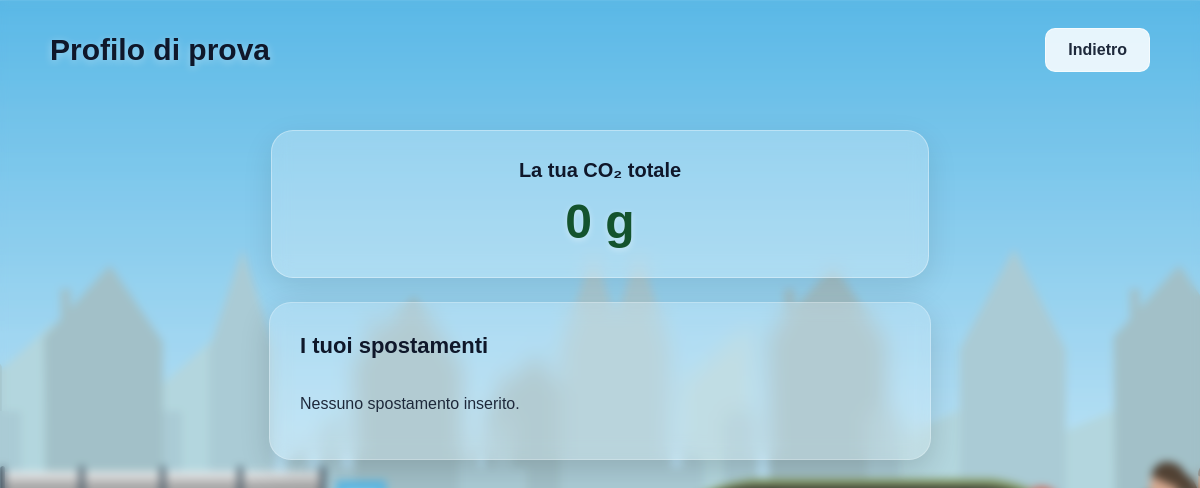
Before: /pages/profilo.php (signed in) with the older database file.
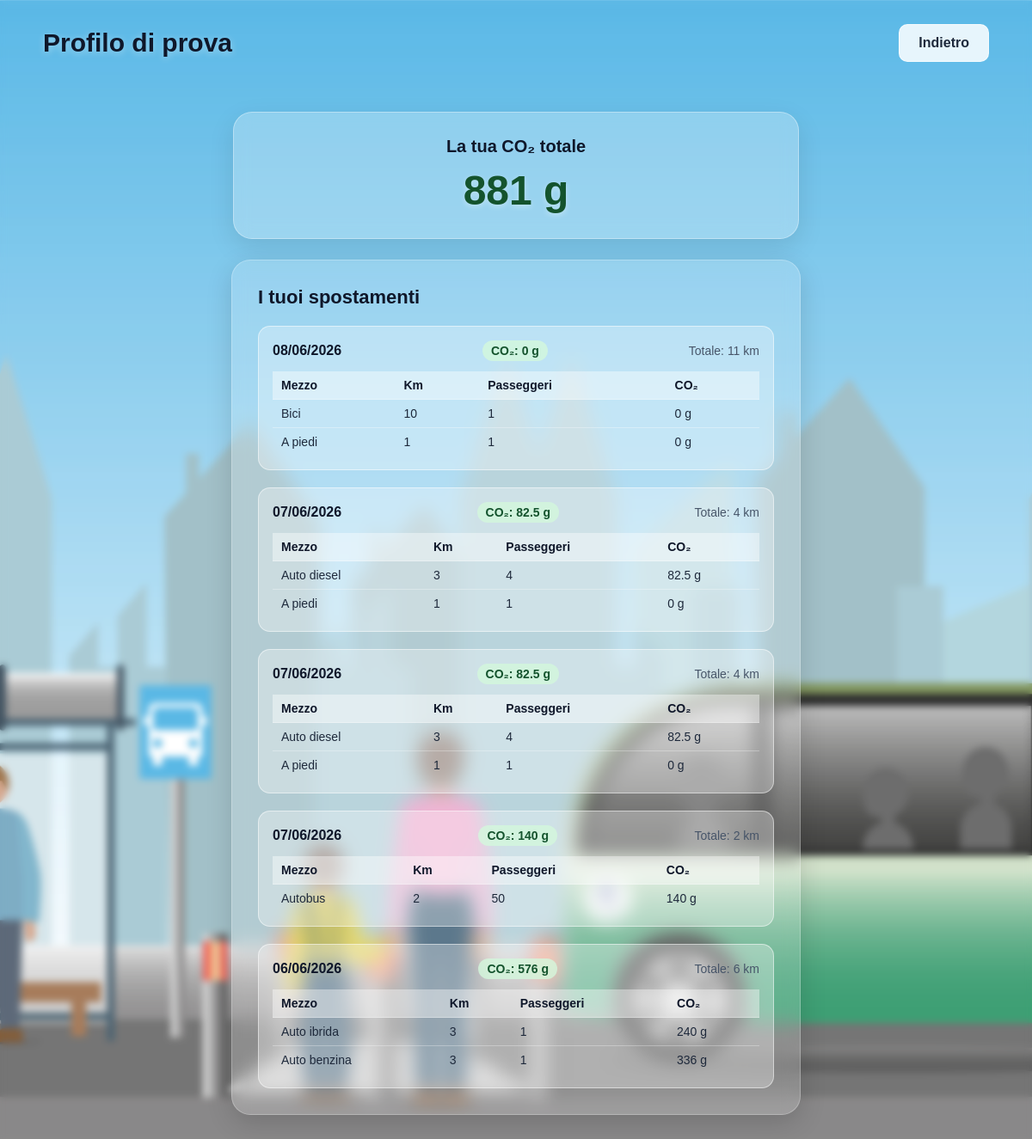
After: the same page with the newer database file.
### tables this page shows
CREATE TABLE `viaggi` (
  `id` int(11) NOT NULL,
  `data` date DEFAULT NULL
);

CREATE TABLE `tratte` (
  `id` int(11) NOT NULL,
  `data` date NOT NULL,
  `distanza_km` int(11) NOT NULL,
  `passeggeri` int(11) NOT NULL,
  `co2` float NOT NULL,
  `id_mezzo` int(11) NOT NULL,
  `riempimento_bus` enum('vuoto','poco','medio','tanto') DEFAULT NULL,
  `riempimento_treno` enum('vuoto','medio','pieno') DEFAULT NULL,
  `id_viaggio` int(11) DEFAULT NULL
);

CREATE TABLE `mezzi` (
  `id` int(11) NOT NULL,
  `nome` varchar(50) NOT NULL,
  `co2_per_km` int(11) DEFAULT NULL
);

### pages/profilo.php (the view, shortened to what this page needs)
<?php
include "../config.php";
$id_utente = intval($_SESSION['id_utente']);
$co2_totale = mysqli_fetch_assoc(mysqli_query($conn, "
    SELECT SUM(t.co2) AS totale
    FROM tratte t
    JOIN viaggi v ON t.id_viaggio = v.id
    JOIN studenti_viaggi sv ON sv.id_viaggio = v.id
    WHERE sv.id_studente = $id_utente
"));
$viaggi = mysqli_query($conn, "
    SELECT
        v.id,
        v.data,
        SUM(t.co2) AS co2_viaggio,
        SUM(t.distanza_km) AS km_totali
    FROM viaggi v
    JOIN studenti_viaggi sv ON sv.id_viaggio = v.id
    JOIN tratte t ON t.id_viaggio = v.id
    WHERE sv.id_studente = $id_utente
    GROUP BY v.id, v.data
    ORDER BY v.data DESC
");
$tratte_query = mysqli_query($conn, "
    SELECT
        t.id,
        t.id_viaggio,
        t.distanza_km,
        t.passeggeri,
        t.co2,
        m.nome AS mezzo
    FROM tratte t
    JOIN viaggi v ON t.id_viaggio = v.id
    JOIN studenti_viaggi sv ON sv.id_viaggio = v.id
    JOIN mezzi m ON t.id_mezzo = m.id
    WHERE sv.id_studente = $id_utente
    ORDER BY t.id_viaggio, t.id
");
$tratte_per_viaggio = [];
while ($t = mysqli_fetch_assoc($tratte_query)) {
    $tratte_per_viaggio[$t['id_viaggio']][] = $t;
}
?>
<!DOCTYPE html>
<html lang="it">
<head>
    <link rel="stylesheet" href="../css/profilo.css">
</head>
<body class="private_page">
<div class="top_bar">
    <h1>Profilo di <?= htmlspecialchars($_SESSION['username']) ?></h1>
    <a href="pag_priv2.php" class="logout_btn">Indietro</a>
</div>
<div class="container">
    <div class="stat_card">
        <h2>La tua CO₂ totale</h2>
        <p class="co2_big"><?= round($co2_totale['totale'] ?? 0, 2) ?> g</p>
    </div>
    <div class="main_card">
        <h2>I tuoi spostamenti</h2>
        <?php if (mysqli_num_rows($viaggi) == 0): ?>
            <p>Nessuno spostamento inserito.</p>
        <?php endif; ?>
        <?php while ($v = mysqli_fetch_assoc($viaggi)): ?>
            <div class="viaggio_card">
                <div class="viaggio_header">
                    <span class="viaggio_data">
                        <?= date('d/m/Y', strtotime($v['data'])) ?>
                    </span>
                    <span class="viaggio_co2">
                        CO₂: <?= round($v['co2_viaggio'], 2) ?> g
                    </span>
                    <span class="viaggio_km">
                        Totale: <?= round($v['km_totali'], 1) ?> km
                    </span>
                </div>
                <table>
                    <tr>
                        <th>Mezzo</th>
                        <th>Km</th>
                        <th>Passeggeri</th>
                        <th>CO₂</th>
                    </tr>
                    <?php foreach ($tratte_per_viaggio[$v['id']] as $t): ?>
                        <tr>
                            <td><?= htmlspecialchars($t['mezzo']) ?></td>
                            <td><?= $t['distanza_km'] ?></td>
                            <td><?= $t['passeggeri'] ?></td>
                            <td><?= round($t['co2'], 2) ?> g</td>
                        </tr>
                    <?php endforeach; ?>
                </table>
            </div>
        <?php endwhile; ?>
    </div>
</div>
</body>
</html>

### css/profilo.css (style rules this page uses)
body { margin: 0; font-family: Arial, Helvetica, sans-serif; color: #1e293b; }
.private_page { background-image: url("../images/sfondo_pag_priv.jpg"); background-size: cover; background-position: center; min-height: 100vh; display: flex; flex-direction: column; }
.private_page::before { content: ""; position: fixed; inset: 0; background: rgba(255, 255, 255, 0.18); backdrop-filter: blur(4px); -webkit-backdrop-filter: blur(4px); z-index: 0; }
.top_bar, .container { position: relative; z-index: 1; }
.top_bar { display: flex; justify-content: space-between; align-items: center; padding: 28px 50px; }
.top_bar h1 { margin: 0; font-size: 30px; font-weight: bold; color: #0f172a; text-shadow: 0 2px 8px rgba(255,255,255,0.4); }
.logout_btn { text-decoration: none; background: rgba(255,255,255,0.85); border: 1px solid rgba(255,255,255,0.6); color: #1e293b; font-weight: bold; padding: 12px 22px; border-radius: 10px; transition: 0.2s; }
.container { display: flex; flex-direction: column; align-items: center; gap: 24px; padding: 30px; }
.stat_card { width: 100%; max-width: 600px; background: rgba(255,255,255,0.25); backdrop-filter: blur(10px); border: 1px solid rgba(255,255,255,0.35); border-radius: 22px; padding: 28px; text-align: center; box-shadow: 0 10px 30px rgba(0,0,0,0.1); }
.stat_card h2 { margin: 0 0 12px 0; font-size: 20px; color: #0f172a; }
.co2_big { margin: 0; font-size: 48px; font-weight: bold; color: #14532d; text-shadow: 0 2px 6px rgba(255,255,255,0.4); }
.main_card { width: 100%; max-width: 600px; background: rgba(255,255,255,0.18); backdrop-filter: blur(10px); border: 1px solid rgba(255,255,255,0.25); border-radius: 22px; padding: 30px; box-shadow: 0 10px 30px rgba(0,0,0,0.15); display: flex; flex-direction: column; gap: 20px; }
.main_card h2 { margin: 0; font-size: 22px; color: #0f172a; }
.viaggio_card { background: rgba(255,255,255,0.3); border: 1px solid rgba(255,255,255,0.5); border-radius: 14px; padding: 16px; display: flex; flex-direction: column; gap: 12px; }
.viaggio_header { display: flex; justify-content: space-between; align-items: center; flex-wrap: wrap; gap: 8px; }
.viaggio_data { font-weight: bold; font-size: 16px; color: #0f172a; }
.viaggio_co2 { font-size: 14px; font-weight: bold; color: #14532d; background: rgba(212,248,221,0.8); padding: 4px 10px; border-radius: 20px; }
.viaggio_km { font-size: 14px; color: #475569; }
table { width: 100%; border-collapse: collapse; font-size: 14px; }
th { text-align: left; padding: 8px 10px; background: rgba(255,255,255,0.4); color: #0f172a; font-weight: bold; }
td { padding: 8px 10px; border-top: 1px solid rgba(255,255,255,0.3); color: #1e293b; }

Changed rows visible on the page:
now on this page (row edited): viaggi: data "08/06/2026", co2_viaggio "0", km_totali "11"
added tratte: id_mezzo.nome "Bici", distanza_km "10", passeggeri "1", co2 "0", shown under "08/06/2026"
added tratte: id_mezzo.nome "A piedi", distanza_km "1", passeggeri "1", co2 "0", shown under "08/06/2026"
now on this page (row edited): viaggi: data "07/06/2026", co2_viaggio "82.5", km_totali "4"
added tratte: id_mezzo.nome "Auto diesel", distanza_km "3", passeggeri "4", co2 "82.5", shown under "07/06/2026"
added tratte: id_mezzo.nome "A piedi", distanza_km "1", passeggeri "1", co2 "0", shown under "07/06/2026"
now on this page (row edited): viaggi: data "07/06/2026", co2_viaggio "82.5", km_totali "4"
added tratte: id_mezzo.nome "Auto diesel", distanza_km "3", passeggeri "4", co2 "82.5", shown under "07/06/2026"
added tratte: id_mezzo.nome "A piedi", distanza_km "1", passeggeri "1", co2 "0", shown under "07/06/2026"
now on this page (row edited): viaggi: data "07/06/2026", co2_viaggio "140", km_totali "2"
added tratte: id_mezzo.nome "Autobus", distanza_km "2", passeggeri "50", co2 "140", shown under "07/06/2026"
now on this page (row edited): viaggi: data "06/06/2026", co2_viaggio "576", km_totali "6"
added tratte: id_mezzo.nome "Auto ibrida", distanza_km "3", passeggeri "1", co2 "240", shown under "06/06/2026"
added tratte: id_mezzo.nome "Auto benzina", distanza_km "3", passeggeri "1", co2 "336", shown under "06/06/2026"
Other visible differences:
$co2_totale['totale']: "0" → "881"
text no longer shown: "Nessuno spostamento inserito."
